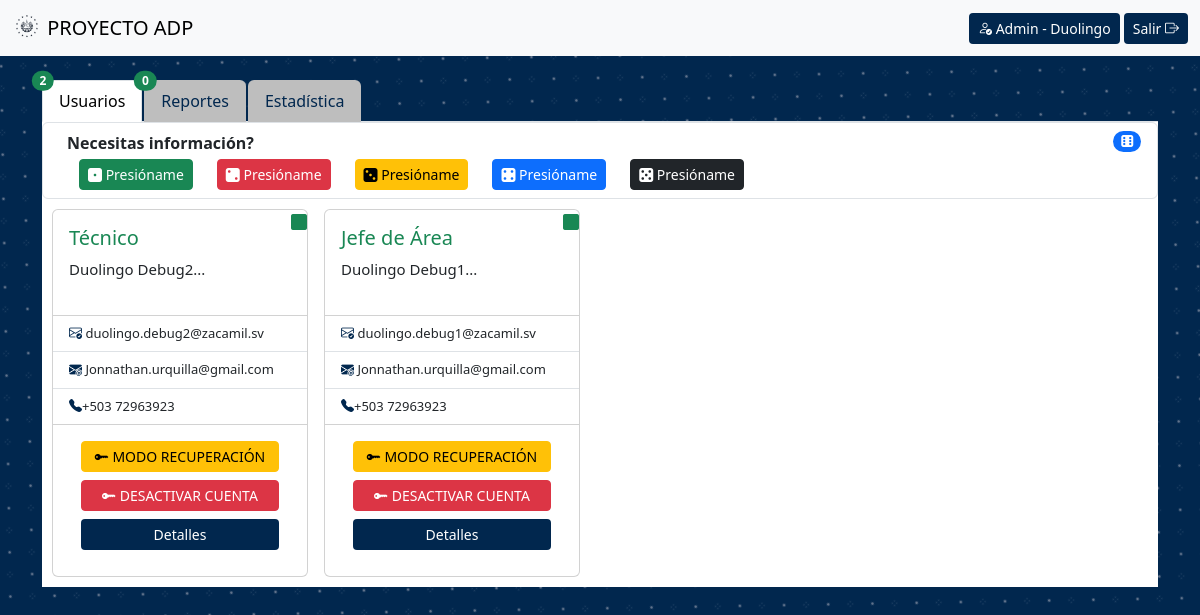
/Vista/03-Administrador/index.php (signed in), run on the app's committed database.
### tables this page shows
CREATE TABLE USUARIOS(
    Id_Usuario int AUTO_INCREMENT,
    Usuario_Usuario char(100) NOT NULL,
    Llave_Usuario char(8) NULL,
    Nombre_Usuario char(60) NOT NULL,
    Apellido_Usuario char(60) NOT NULL,
    Correo_Usuario char(100) NOT NULL,
    Telefono_Usuario int NOT NULL,
    Password_Usuario text NOT NULL,
    Fecha_Creacion_Usuario datetime NOT NULL,
    Estado_Estados int NOT NULL,
    Bloqueo_Temporal_Usuario int NOT NULL,
    Cargo_Cargos int NOT NULL,
    PRIMARY KEY (Id_Usuario),
    FOREIGN KEY (Estado_Estados) REFERENCES ESTADO(Id_Estado),
    FOREIGN KEY (Cargo_Cargos) REFERENCES CARGOS(Id_Cargo)
);

### Modelo/Modelo.usuarios.php (called while the page is built, shortened)
<?php
class Usuario
{
    public function Listar_Usuarios()
    {
        $conn = new Conexion;
        $pdo = $conn->connect();
        try {
            $stmt = $pdo->prepare("SELECT * FROM usuarios WHERE usuarios.Cargo_Cargos != 3 ORDER BY usuarios.Estado_Estados DESC;");
            $stmt->execute();
            $usuarios = $stmt->fetchAll(PDO::FETCH_ASSOC);
            return $usuarios;
        } catch (PDOException $e) {
            echo "Error de conexión: " . $e->getMessage();
        } finally {
            $pdo = null;
        }
    }
    public function Listar_Usuarios_Totales()
    {
        $conn = new Conexion;
        $pdo = $conn->connect();
        try {
            $stmt = $pdo->prepare("SELECT Cargo_Cargos AS ROl, COUNT(*) AS cantidad_de_usuarios FROM usuarios GROUP BY ROl ORDER BY ROl;");
            $stmt->execute();
            $usuarios = $stmt->fetchAll(PDO::FETCH_ASSOC);
            return $usuarios;
        } catch (PDOException $e) {
            echo "Error de conexión: " . $e->getMessage();
        } finally {
            $pdo = null;
        }
    }
}

### Modelo/Modelo.Asignaciones.php (called while the page is built, shortened)
<?php
class Asignaciones{
    public function Listar_Asignaciones()
    {
        $conn = new Conexion;
        $pdo = $conn->connect();
        try {
            $stmt = $pdo->prepare("SELECT * FROM `asignaciones` WHERE 1");
            $stmt->execute();
            $reportes = $stmt->fetchAll(PDO::FETCH_ASSOC);
            return $reportes;
        } catch (PDOException $e) {
            echo "Error de conexión: " . $e->getMessage();
        } finally {
            $pdo = null;
        }
    }
}

### Controlador/ctr.registro.php (called while the page is built, shortened)
<?php
    $rutas = ((isset($ruta) ? $ruta : ""));
include($rutas.'../Modelo/Modelo.Asignaciones.php');
function obtener_asignaciones(){
    $registros_asignaciones = new Asignaciones;
    $registros_asig = $registros_asignaciones->Listar_Asignaciones();
    return $registros_asig;
}
?>

### Controlador/ctr.encriptacion.php (called while the page is built, shortened)
<?php
$clave = 'UM201481';
function encriptar($dato)
{
    global $clave;
    $cypherMethod = 'AES-256-CBC';
    $key = $clave;
    $iv = 1111729639231111;
    $encryptedData = openssl_encrypt($dato, $cypherMethod, $key, $options = 0, $iv);
    return $encryptedData;
}
$clave = 'KARLA';

### Vista/03-Administrador/index.php (the view, shortened to what this page needs)
<!DOCTYPE html>
<html lang="en">
<head>
    <link rel="stylesheet" href="https://cdn.jsdelivr.net/npm/bootstrap-icons@1.11.1/font/bootstrap-icons.css">
    <link rel="stylesheet" href="../../css/bootstrap/bootstrap.min.css">
    <link rel="stylesheet" href="../../css/style.css">
</head>
<?php
$ruta = '../';
$rol_usuario = 'Admin -';
require_once('../00-utilidades/nav.php');
require_once('../../Controlador/ctr.encriptacion.php');
if (!isset($_SESSION["Id_Usuario"]) || ($_SESSION["Cargo_Cargos"] != 3)) {
    header("Location: ../../");
    exit();
} else {
    include('../../Modelo/Modelo.usuarios.php');
    $usuario = new Usuario();
    $usuarios = $usuario->Listar_Usuarios();
    $usuarios_totales = $usuario->Listar_Usuarios_Totales();
    $reporte = new Reporte();
    $reportes = $reporte->Listar_Reportes();
    include('../../Controlador/ctr.registro.php');
    $asignaciones = obtener_asignaciones();
}
?>
<body>
    <br>
    <div class="container">
        <ul class="nav nav-tabs" id="myTabs" role="tablist">
            <li class="nav-item" role="presentation">
                <a class="nav-link active position-relative" id="tab1-tab" data-bs-toggle="tab" href="#tab1" role="tab" aria-controls="tab1" aria-selected="true">
                    Usuarios
                    <span class="position-absolute top-0 start-0 translate-middle badge rounded-pill bg-success">
                        <?php if (is_array($usuarios)) {
                            echo count($usuarios);
                        } else {
                            echo '0';
                        } ?>
                    </span>
                </a>
            </li>
            <li class="nav-item" role="presentation">
                <a class="nav-link position-relative" id="tab2-tab" data-bs-toggle="tab" href="#tab2" role="tab" aria-controls="tab2" aria-selected="false">
                    Reportes
                    <span class="position-absolute top-0 start-0 translate-middle badge rounded-pill bg-success">
                        <?php if (is_array($reportes)) {
                            echo count($reportes);
                        } else {
                            echo '0';
                        } ?>
                    </span>
                </a>
            </li>
            <li class="nav-item" role="presentation">
                <a class="nav-link" id="tab3-tab" data-bs-toggle="tab" href="#tab3" role="tab" aria-controls="tab3" aria-selected="false">Estadística</a>
            </li>
        </ul>
        <div class="tab-content bg-white" id="myTabsContent">
            <div class="tab-pane fade show active" id="tab1" role="tabpanel" aria-labelledby="tab1-tab">
                <ol class="list-group">
                    <li class="list-group-item d-flex justify-content-between align-items-start">
                        <div class="ms-2 me-auto">
                            <div class="fw-bold">Necesitas información?</div>
                            <div class="container">
                                <div class="row">
                                    <div class="col mt-1">
                                        <button class="btn btn-success btn-sm" data-bs-toggle="toast" data-bs-autohide="true" id="successBtn"><i class="bi bi-dice-1-fill"></i> Presióname</button>
                                    </div>
                                    <div class="col mt-1">
                                        <button class="btn btn-danger btn-sm" data-bs-toggle="toast" data-bs-autohide="true" id="dangerBtn"><i class="bi bi-dice-2-fill"></i> Presióname</button>
                                    </div>
                                    <div class="col mt-1">
                                        <button class="btn btn-warning btn-sm" data-bs-toggle="toast" data-bs-autohide="true" id="warningBtn"><i class="bi bi-dice-3-fill"></i> Presióname</button>
                                    </div>
                                    <div class="col mt-1">
                                        <button class="btn btn-primary btn-sm" data-bs-toggle="toast" data-bs-autohide="true" id="primaryBtn"><i class="bi bi-dice-4-fill"></i> Presióname</button>
                                    </div>
                                    <div class="col mt-1">
                                        <button class="btn btn-dark btn-sm" type="button" data-bs-toggle="offcanvas" data-bs-target="#registroactividad" aria-controls="registroactividad"><i class="bi bi-dice-5-fill"></i> Presióname</button>
                                    </div>
                                </div>
                            </div>
                        </div>
                        <span class="badge bg-primary rounded-pill"><i class="bi bi-dice-6-fill"></i></span>
                    </li>
                </ol>
                <div class="principal">
                    <?php
                    if (is_array($usuarios)) {
                        foreach ($usuarios as $usuario_card) {
                            $rol = '';
                            if ($usuario_card['Cargo_Cargos'] == 1) {
                                $rol = 'Jefe de Área';
                            } else {
                                $rol = 'Técnico';
                            }
                            $color_estado = 0;
                            $color_icon = '';
                            $btn1Nombre = '';
                            $btn1Llave = '';
                            $btn1Color = '';
                            $btn2Nombre = '';
                            $btn2Llave = '';
                            $btn2Color = '';
                            $accion_usuario_bt1 = '';
                            $accion_usuario_bt2 = '';
                            switch ($usuario_card['Estado_Estados']) {
                                case 1:
                                    $color_estado = '#198754';
                                    $color_icon = 'text-success';
                                    $color_icon = 'text-success';
                                    $btn1Nombre = '<i class="bi bi-key-fill"></i> MODO RECUPERACIÓN';
                                    $btn1Llave = encriptar(103);
                                    $btn1Color = 'btn-warning';
                                    $btn2Nombre = '<i class="bi bi-key-fill"></i> DESACTIVAR CUENTA';
                                    $btn2Llave = encriptar(102);
                                    $btn2Color = 'btn-danger';
                                    $accion_usuario_bt1 = '13';
                                    $accion_usuario_bt2 = '12';
                                    break;
                            }
                    ?>
                            <div class="columna m-2">
                                <div class="card card_pc">
                                    <i class="bi bi-square-fill" style="position: absolute; top: 0; right: 0; color: <?php echo $color_estado ?>;"></i>
                                    <div class="card-body text_titulo">
                                        <h5 class="card-title  <?php echo $color_icon; ?>"><?php echo $rol ?></h5>
                                        <p class="text-sm"><?php echo substr($usuario_card['Nombre_Usuario'] . ' ' . $usuario_card['Apellido_Usuario'], 0, 27); ?>...</p>
                                    </div>
                                    <ul class="list-group list-group-flush text_correo">
                                        <li class="list-group-item"><i class="bi bi-envelope-check color_zacamil"></i><?php echo ' ' . $usuario_card['Usuario_Usuario']; ?></li>
                                        <li class="list-group-item"><i class="bi bi-envelope-at-fill color_zacamil"></i><?php echo ' ' . $usuario_card['Correo_Usuario']; ?></li>
                                        <li class="list-group-item"><i class="bi bi-telephone-fill color_zacamil"></i><?php echo '+503 ' . $usuario_card['Telefono_Usuario']; ?></li>
                                    </ul>
                                    <div class="card-body text-center">
                                        <div class="container">
                                            <div class="row">
                                                <div class="col">
                                                    <div class="d-grid gap-2">
                                                        <a type="button" data-id="<?php echo encriptar($usuario_card['Id_Usuario']); ?>" data-custom-data="<?php echo $btn1Llave; ?>" data-correo-usuario="<?php echo $usuario_card['Usuario_Usuario'] ?>" data-accion-usuario="<?php echo $accion_usuario_bt1; ?>" class="btn <?php echo $btn1Color; ?> btn-block btn-sm llaves_btn"><?php echo $btn1Nombre ?></a>
                                                    </div>
                                                </div>
                                            </div>
                                            <div class="row my-2">
                                                <div class="col">
                                                    <div class="d-grid gap-2">
                                                        <a type="button" data-id="<?php echo encriptar($usuario_card['Id_Usuario']); ?>" data-custom-data="<?php echo $btn2Llave; ?>" data-correo-usuario="<?php echo $usuario_card['Usuario_Usuario'] ?>" data-accion-usuario="<?php echo $accion_usuario_bt2; ?>" class="btn <?php echo $btn2Color; ?> btn-block btn-sm llaves_btn"><?php echo $btn2Nombre ?></a>
                                                    </div>
                                                </div>
                                            </div>
                                            <div class="row my-2">
                                                <div class="col">
                                                    <div class="d-grid gap-2">
                                                        <button type="button" class="btn btn_zacamil btn-sm" data-bs-toggle="modal" data-bs-target="#usr<?php echo $usuario_card['Id_Usuario']; ?>">Detalles</button>
                                                    </div>
                                                </div>
                                            </div>
                                        </div>
                                    </div>
                                </div>
                            </div>
                    <?php
                        }
                    }
                    ?>
                </div>
            </div>
        </div>
    </div>
</body>
</html>

### Vista/00-utilidades/nav.php
<nav class="navbar bg-body-tertiary">
    <div class="container-fluid">
        <a class="navbar-brand" href="#">
            <img src="../../img/logo_1_00001.svg" alt="Logo" width="30" height="24" class="d-inline-block align-text-top">
            PROYECTO ADP
        </a>
        <div>
            <button class="btn btn_zacamil btn-sm" type="submit"><span><i class="bi bi-person-check"></i> <?php echo (isset($rol_usuario) ? $rol_usuario : "Usuario -") . ' ' . $_SESSION['Nombre_Usuario'] ?></span disabled></button>
            <a class="btn btn_zacamil btn-sm" type="submit" href="../00-utilidades/nosession.php">
                Salir <span><i class="bi bi-box-arrow-right"></i></span></a>
        </div>
    </div>
</nav>

### css/style.css (style rules this page uses)
body { background-color: #01274e; background-image: url(../img/Fondo_Puntos_e.svg); background-repeat: no-repeat; background-size: cover; }
.text_correo { font-size: 13px; }
.text_titulo { font-size: 15px; }
.btn_zacamil { background-color: #01274e; color: white; }
.color_zacamil { color: #01274e; }
.principal { display: flex; flex-wrap: wrap; justify-content: left; text-align: left; padding: 2px; }
.columna { text-align: left; }
.nav-tabs .nav-link { background-color: rgb(190, 190, 190); color: #01274e; margin-right: 2px; }
@media (min-width: 992px) { .card_pc { width: 16rem; height: 23rem; } }

### data on the page
usuarios: Cargo_Cargos "Técnico", Nombre_Usuario+Apellido_Usuario "Duolingo Debug2", Usuario_Usuario "duolingo.debug2@zacamil.sv", Correo_Usuario "Jonnathan.urquilla@gmail.com", Telefono_Usuario "72963923", shows "MODO RECUPERACIÓN"
usuarios: Cargo_Cargos "Jefe de Área", Nombre_Usuario+Apellido_Usuario "Duolingo Debug1", Usuario_Usuario "duolingo.debug1@zacamil.sv", Correo_Usuario "Jonnathan.urquilla@gmail.com", Telefono_Usuario "72963923", shows "MODO RECUPERACIÓN"

### other printed values
$rol_usuario "Admin -"
$_SESSION['Nombre_Usuario'] "Duolingo"
count($usuarios) "2"
count($reportes) "0"
